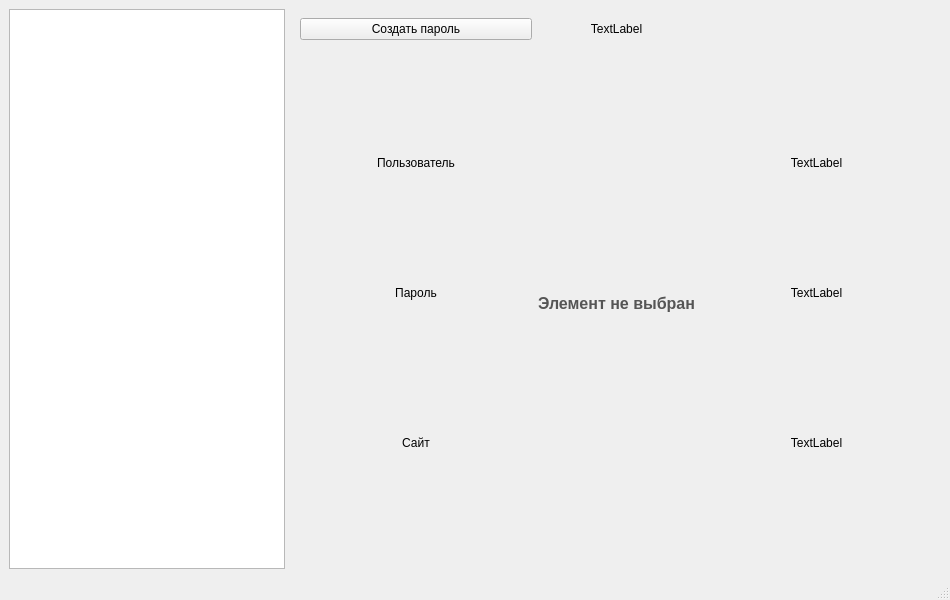
<?xml version="1.0" encoding="UTF-8"?>
<ui version="4.0">
 <class>Qwerty_main</class>
 <widget class="QMainWindow" name="Qwerty_main">
  <property name="geometry">
   <rect>
    <x>0</x>
    <y>0</y>
    <width>950</width>
    <height>600</height>
   </rect>
  </property>
  <property name="windowTitle">
   <string>MainWindow</string>
  </property>
  <widget class="QWidget" name="centralwidget">
   <layout class="QHBoxLayout" name="horizontalLayout">
    <item>
     <widget class="QListWidget" name="listWidget"/>
    </item>
    <item>
     <widget class="QWidget" name="widget" native="true">
      <property name="minimumSize">
       <size>
        <width>650</width>
        <height>0</height>
       </size>
      </property>
      <layout class="QGridLayout" name="gridLayout">
       <item row="1" column="1">
        <spacer name="verticalSpacer">
         <property name="orientation">
          <enum>Qt::Orientation::Vertical</enum>
         </property>
         <property name="sizeHint" stdset="0">
          <size>
           <width>20</width>
           <height>194</height>
          </size>
         </property>
        </spacer>
       </item>
       <item row="5" column="1">
        <spacer name="verticalSpacer_2">
         <property name="orientation">
          <enum>Qt::Orientation::Vertical</enum>
         </property>
         <property name="sizeHint" stdset="0">
          <size>
           <width>20</width>
           <height>194</height>
          </size>
         </property>
        </spacer>
       </item>
       <item row="1" column="2">
        <widget class="QLabel" name="user">
         <property name="text">
          <string>TextLabel</string>
         </property>
         <property name="alignment">
          <set>Qt::AlignmentFlag::AlignCenter</set>
         </property>
        </widget>
       </item>
       <item row="5" column="2">
        <widget class="QLabel" name="website">
         <property name="text">
          <string>TextLabel</string>
         </property>
         <property name="alignment">
          <set>Qt::AlignmentFlag::AlignCenter</set>
         </property>
        </widget>
       </item>
       <item row="1" column="0">
        <widget class="QLabel" name="label_6">
         <property name="text">
          <string>Пользователь</string>
         </property>
         <property name="alignment">
          <set>Qt::AlignmentFlag::AlignCenter</set>
         </property>
        </widget>
       </item>
       <item row="2" column="0">
        <widget class="QLabel" name="label_7">
         <property name="mouseTracking">
          <bool>false</bool>
         </property>
         <property name="text">
          <string>Пароль</string>
         </property>
         <property name="alignment">
          <set>Qt::AlignmentFlag::AlignCenter</set>
         </property>
        </widget>
       </item>
       <item row="2" column="2">
        <widget class="QLabel" name="password">
         <property name="text">
          <string>TextLabel</string>
         </property>
         <property name="alignment">
          <set>Qt::AlignmentFlag::AlignCenter</set>
         </property>
        </widget>
       </item>
       <item row="5" column="0">
        <widget class="QLabel" name="label_8">
         <property name="text">
          <string>Сайт</string>
         </property>
         <property name="alignment">
          <set>Qt::AlignmentFlag::AlignCenter</set>
         </property>
        </widget>
       </item>
       <item row="3" column="0">
        <spacer name="horizontalSpacer">
         <property name="orientation">
          <enum>Qt::Orientation::Horizontal</enum>
         </property>
         <property name="sizeHint" stdset="0">
          <size>
           <width>223</width>
           <height>20</height>
          </size>
         </property>
        </spacer>
       </item>
       <item row="2" column="1" rowspan="2">
        <widget class="QLabel" name="no_item_choosen">
         <property name="styleSheet">
          <string notr="true"> font-size: 16px; font-weight: bold; color: #555555;
</string>
         </property>
         <property name="text">
          <string>Элемент не выбран</string>
         </property>
         <property name="alignment">
          <set>Qt::AlignmentFlag::AlignCenter</set>
         </property>
        </widget>
       </item>
       <item row="3" column="2">
        <spacer name="horizontalSpacer_2">
         <property name="orientation">
          <enum>Qt::Orientation::Horizontal</enum>
         </property>
         <property name="sizeHint" stdset="0">
          <size>
           <width>222</width>
           <height>20</height>
          </size>
         </property>
        </spacer>
       </item>
       <item row="0" column="1">
        <widget class="QLabel" name="title">
         <property name="text">
          <string>TextLabel</string>
         </property>
         <property name="alignment">
          <set>Qt::AlignmentFlag::AlignCenter</set>
         </property>
        </widget>
       </item>
       <item row="0" column="0">
        <widget class="QPushButton" name="cr_new_pass">
         <property name="text">
          <string>Создать пароль</string>
         </property>
        </widget>
       </item>
      </layout>
     </widget>
    </item>
   </layout>
  </widget>
  <widget class="QMenuBar" name="menubar">
   <property name="geometry">
    <rect>
     <x>0</x>
     <y>0</y>
     <width>950</width>
     <height>38</height>
    </rect>
   </property>
  </widget>
  <widget class="QStatusBar" name="statusbar"/>
 </widget>
 <resources/>
 <connections/>
</ui>
